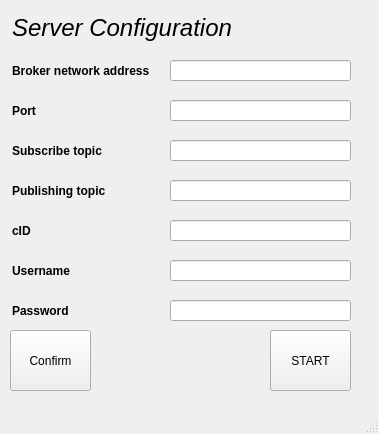
<?xml version="1.0" encoding="UTF-8"?>
<ui version="4.0">
 <class>MainWindow</class>
 <widget class="QMainWindow" name="MainWindow">
  <property name="geometry">
   <rect>
    <x>0</x>
    <y>0</y>
    <width>379</width>
    <height>434</height>
   </rect>
  </property>
  <property name="sizePolicy">
   <sizepolicy hsizetype="Fixed" vsizetype="Fixed">
    <horstretch>0</horstretch>
    <verstretch>0</verstretch>
   </sizepolicy>
  </property>
  <property name="minimumSize">
   <size>
    <width>379</width>
    <height>434</height>
   </size>
  </property>
  <property name="maximumSize">
   <size>
    <width>379</width>
    <height>434</height>
   </size>
  </property>
  <property name="windowTitle">
   <string>Configurator</string>
  </property>
  <widget class="QWidget" name="centralwidget">
   <widget class="QLineEdit" name="le_IP">
    <property name="geometry">
     <rect>
      <x>10</x>
      <y>60</y>
      <width>170</width>
      <height>21</height>
     </rect>
    </property>
    <property name="font">
     <font>
      <bold>true</bold>
      <stylestrategy>PreferAntialias</stylestrategy>
     </font>
    </property>
    <property name="styleSheet">
     <string notr="true">QLineEdit{background-color: rgba(0, 0, 0, 0);}</string>
    </property>
    <property name="text">
     <string>Broker network address</string>
    </property>
    <property name="frame">
     <bool>false</bool>
    </property>
    <property name="readOnly">
     <bool>true</bool>
    </property>
   </widget>
   <widget class="QLineEdit" name="le_Port">
    <property name="geometry">
     <rect>
      <x>10</x>
      <y>100</y>
      <width>170</width>
      <height>21</height>
     </rect>
    </property>
    <property name="font">
     <font>
      <bold>true</bold>
      <stylestrategy>PreferAntialias</stylestrategy>
     </font>
    </property>
    <property name="styleSheet">
     <string notr="true">QLineEdit{background-color: rgba(0, 0, 0, 0);}</string>
    </property>
    <property name="text">
     <string>Port</string>
    </property>
    <property name="frame">
     <bool>false</bool>
    </property>
    <property name="readOnly">
     <bool>true</bool>
    </property>
   </widget>
   <widget class="QLineEdit" name="le_SubTop">
    <property name="geometry">
     <rect>
      <x>10</x>
      <y>140</y>
      <width>170</width>
      <height>21</height>
     </rect>
    </property>
    <property name="font">
     <font>
      <bold>true</bold>
      <stylestrategy>PreferAntialias</stylestrategy>
     </font>
    </property>
    <property name="styleSheet">
     <string notr="true">QLineEdit{background-color: rgba(0, 0, 0, 0);}</string>
    </property>
    <property name="text">
     <string>Subscribe topic</string>
    </property>
    <property name="frame">
     <bool>false</bool>
    </property>
    <property name="readOnly">
     <bool>true</bool>
    </property>
   </widget>
   <widget class="QLineEdit" name="le_PubTop">
    <property name="geometry">
     <rect>
      <x>10</x>
      <y>180</y>
      <width>170</width>
      <height>21</height>
     </rect>
    </property>
    <property name="font">
     <font>
      <bold>true</bold>
      <stylestrategy>PreferAntialias</stylestrategy>
     </font>
    </property>
    <property name="styleSheet">
     <string notr="true">QLineEdit{background-color: rgba(0, 0, 0, 0);}</string>
    </property>
    <property name="text">
     <string>Publishing topic</string>
    </property>
    <property name="frame">
     <bool>false</bool>
    </property>
    <property name="readOnly">
     <bool>true</bool>
    </property>
   </widget>
   <widget class="QLineEdit" name="le_cID">
    <property name="geometry">
     <rect>
      <x>10</x>
      <y>220</y>
      <width>170</width>
      <height>21</height>
     </rect>
    </property>
    <property name="font">
     <font>
      <bold>true</bold>
      <stylestrategy>PreferAntialias</stylestrategy>
     </font>
    </property>
    <property name="styleSheet">
     <string notr="true">QLineEdit{background-color: rgba(0, 0, 0, 0);}</string>
    </property>
    <property name="text">
     <string>cID</string>
    </property>
    <property name="frame">
     <bool>false</bool>
    </property>
    <property name="readOnly">
     <bool>true</bool>
    </property>
   </widget>
   <widget class="QLineEdit" name="le_Uname">
    <property name="geometry">
     <rect>
      <x>10</x>
      <y>260</y>
      <width>170</width>
      <height>21</height>
     </rect>
    </property>
    <property name="font">
     <font>
      <bold>true</bold>
      <stylestrategy>PreferAntialias</stylestrategy>
     </font>
    </property>
    <property name="styleSheet">
     <string notr="true">QLineEdit{background-color: rgba(0, 0, 0, 0);}</string>
    </property>
    <property name="text">
     <string>Username</string>
    </property>
    <property name="frame">
     <bool>false</bool>
    </property>
    <property name="readOnly">
     <bool>true</bool>
    </property>
   </widget>
   <widget class="QLineEdit" name="le_Pwd">
    <property name="geometry">
     <rect>
      <x>10</x>
      <y>300</y>
      <width>170</width>
      <height>21</height>
     </rect>
    </property>
    <property name="font">
     <font>
      <bold>true</bold>
      <stylestrategy>PreferAntialias</stylestrategy>
     </font>
    </property>
    <property name="styleSheet">
     <string notr="true">QLineEdit{background-color: rgba(0, 0, 0, 0);}</string>
    </property>
    <property name="text">
     <string>Password</string>
    </property>
    <property name="frame">
     <bool>false</bool>
    </property>
    <property name="readOnly">
     <bool>true</bool>
    </property>
   </widget>
   <widget class="QPushButton" name="serverStartButton">
    <property name="geometry">
     <rect>
      <x>270</x>
      <y>330</y>
      <width>81</width>
      <height>61</height>
     </rect>
    </property>
    <property name="text">
     <string>START</string>
    </property>
   </widget>
   <widget class="QPushButton" name="confirmButton">
    <property name="geometry">
     <rect>
      <x>10</x>
      <y>330</y>
      <width>81</width>
      <height>61</height>
     </rect>
    </property>
    <property name="text">
     <string>Confirm</string>
    </property>
   </widget>
   <widget class="QLineEdit" name="le_programTitle">
    <property name="geometry">
     <rect>
      <x>10</x>
      <y>10</y>
      <width>261</width>
      <height>36</height>
     </rect>
    </property>
    <property name="minimumSize">
     <size>
      <width>261</width>
      <height>0</height>
     </size>
    </property>
    <property name="font">
     <font>
      <pointsize>18</pointsize>
      <italic>true</italic>
      <stylestrategy>PreferAntialias</stylestrategy>
     </font>
    </property>
    <property name="mouseTracking">
     <bool>true</bool>
    </property>
    <property name="styleSheet">
     <string notr="true">QLineEdit{background-color: rgba(0, 0, 0, 0);}</string>
    </property>
    <property name="text">
     <string>Server Configuration</string>
    </property>
    <property name="frame">
     <bool>false</bool>
    </property>
    <property name="readOnly">
     <bool>true</bool>
    </property>
   </widget>
   <widget class="QLineEdit" name="le_IPEditor">
    <property name="geometry">
     <rect>
      <x>170</x>
      <y>60</y>
      <width>181</width>
      <height>21</height>
     </rect>
    </property>
    <property name="maxLength">
     <number>19</number>
    </property>
   </widget>
   <widget class="QLineEdit" name="le_PortEditor">
    <property name="geometry">
     <rect>
      <x>170</x>
      <y>100</y>
      <width>181</width>
      <height>21</height>
     </rect>
    </property>
    <property name="maxLength">
     <number>19</number>
    </property>
   </widget>
   <widget class="QLineEdit" name="le_SubTopEditor">
    <property name="geometry">
     <rect>
      <x>170</x>
      <y>140</y>
      <width>181</width>
      <height>21</height>
     </rect>
    </property>
    <property name="maxLength">
     <number>19</number>
    </property>
   </widget>
   <widget class="QLineEdit" name="le_PubTopEditor">
    <property name="geometry">
     <rect>
      <x>170</x>
      <y>180</y>
      <width>181</width>
      <height>21</height>
     </rect>
    </property>
    <property name="maxLength">
     <number>19</number>
    </property>
   </widget>
   <widget class="QLineEdit" name="le_cIDEditor">
    <property name="geometry">
     <rect>
      <x>170</x>
      <y>220</y>
      <width>181</width>
      <height>21</height>
     </rect>
    </property>
    <property name="maxLength">
     <number>19</number>
    </property>
   </widget>
   <widget class="QLineEdit" name="le_UnameEditor">
    <property name="geometry">
     <rect>
      <x>170</x>
      <y>260</y>
      <width>181</width>
      <height>21</height>
     </rect>
    </property>
    <property name="maxLength">
     <number>19</number>
    </property>
   </widget>
   <widget class="QLineEdit" name="le_PwdEditor">
    <property name="geometry">
     <rect>
      <x>170</x>
      <y>300</y>
      <width>181</width>
      <height>21</height>
     </rect>
    </property>
    <property name="maxLength">
     <number>19</number>
    </property>
   </widget>
  </widget>
  <widget class="QMenuBar" name="menubar">
   <property name="geometry">
    <rect>
     <x>0</x>
     <y>0</y>
     <width>379</width>
     <height>22</height>
    </rect>
   </property>
  </widget>
  <widget class="QStatusBar" name="statusbar"/>
 </widget>
 <resources/>
 <connections/>
</ui>
